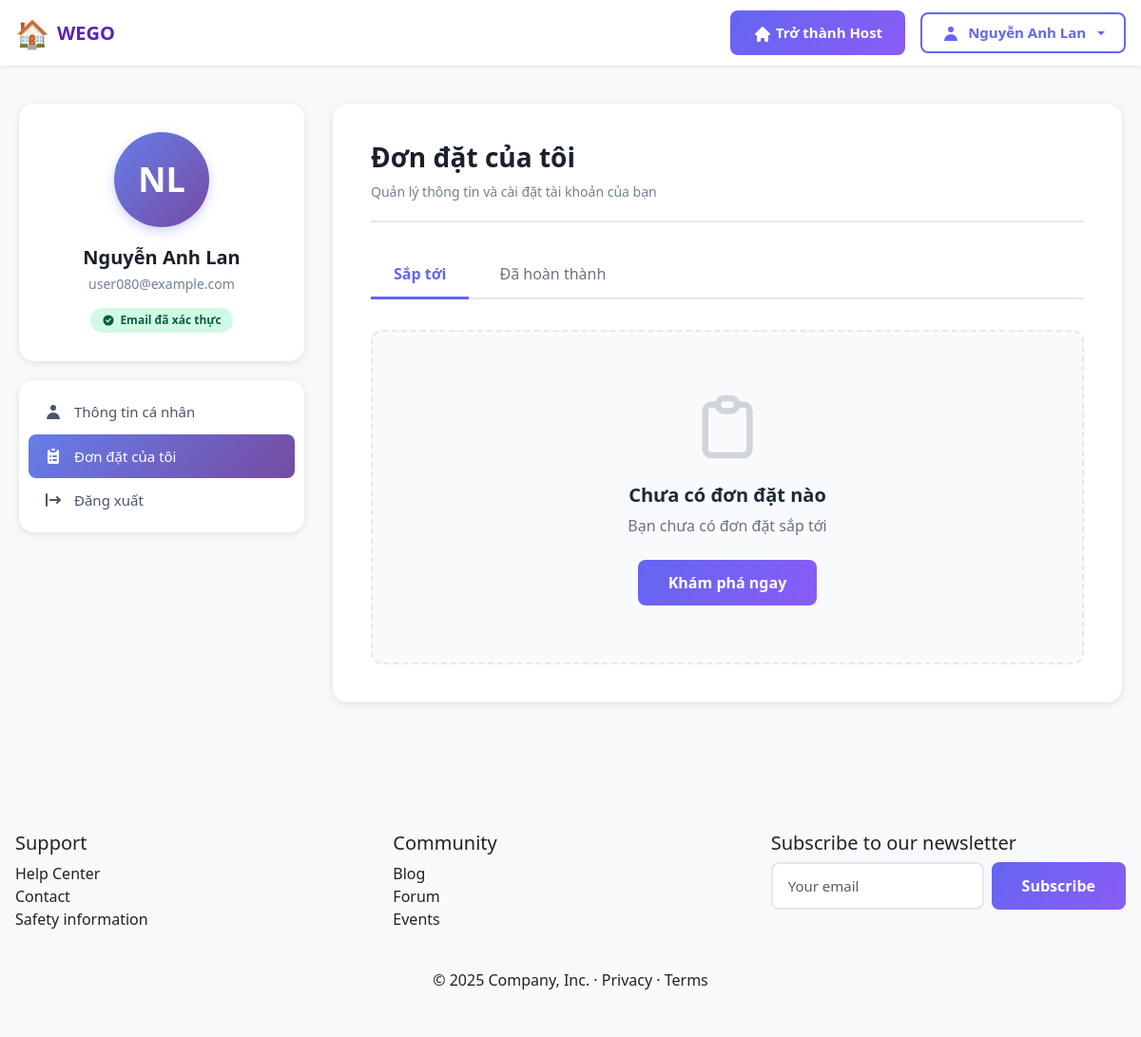
/view/user/traveller/my-bookings.php (signed in), run on the app's committed database.
### tables this page shows
CREATE TABLE `user_profile` (
  `user_id` BIGINT UNSIGNED NOT NULL,
  `job` VARCHAR(150) DEFAULT NULL,
  `hobbies` TEXT DEFAULT NULL,
  `location` VARCHAR(150) DEFAULT NULL,
  `gender` ENUM('male','female','other','unknown') NOT NULL DEFAULT 'unknown',
  `created_at` TIMESTAMP NOT NULL DEFAULT CURRENT_TIMESTAMP,
  `updated_at` TIMESTAMP NOT NULL DEFAULT CURRENT_TIMESTAMP ON UPDATE CURRENT_TIMESTAMP,
  PRIMARY KEY (`user_id`),
  CONSTRAINT `fk_profile_user` FOREIGN KEY (`user_id`) REFERENCES `user` (`user_id`) ON UPDATE CASCADE
);

CREATE TABLE `user` (
  `user_id` BIGINT UNSIGNED NOT NULL AUTO_INCREMENT,
  `email` VARCHAR(190) NOT NULL,
  `phone` VARCHAR(30) NOT NULL,
  `password_hash` VARCHAR(255) NOT NULL,
  `full_name` VARCHAR(150) DEFAULT NULL,
  `is_email_verified` TINYINT(1) NOT NULL DEFAULT 0,
  `verification_code_expires` DATETIME DEFAULT NULL,
  `status` ENUM('active','locked') NOT NULL DEFAULT 'active',
  `token_version` INT UNSIGNED NOT NULL DEFAULT 0,
  `verify_version` INT UNSIGNED NOT NULL DEFAULT 0,
  `reset_version` INT UNSIGNED NOT NULL DEFAULT 0,
  `created_at` TIMESTAMP NOT NULL DEFAULT CURRENT_TIMESTAMP,
  `updated_at` TIMESTAMP NOT NULL DEFAULT CURRENT_TIMESTAMP ON UPDATE CURRENT_TIMESTAMP,
  PRIMARY KEY (`user_id`),
  UNIQUE KEY `uq_user_email` (`email`),
  UNIQUE KEY `uq_user_phone` (`phone`),
  KEY `ix_user_status` (`status`)
);

### model/mUser.php (called while the page is built, shortened)
<?php
class mUser {
    public function mGetUserById($userId) {
        $p = new mConnect();
        $conn = $p->mMoKetNoi();
        if ($conn) {
            $sql = "SELECT u.*, up.job, up.hobbies, up.location, up.gender
                    FROM user u
                    LEFT JOIN user_profile up ON u.user_id = up.user_id
                    WHERE u.user_id = $userId
                    LIMIT 1";
            $result = $conn->query($sql);
            if ($result && $result->num_rows > 0) {
                $user = $result->fetch_assoc();
                return $user;
            }
        }
        return null;
    }
}
?>

### view/user/partials/profile-layout-start.php (the view, shortened to what this page needs)
<div class="profile-container">
  <div class="profile-wrapper">
    <aside class="profile-sidebar">
      <div class="profile-card">
        <div class="profile-avatar">
          <div class="avatar-placeholder">
            <?php
            $initials = '';
            $nameParts = explode(' ', $user['full_name']);
            if (count($nameParts) >= 2) {
              $initials = strtoupper(substr($nameParts[0], 0, 1) . substr($nameParts[count($nameParts) - 1], 0, 1));
            } else {
              $initials = strtoupper(substr($user['full_name'], 0, 2));
            }
            echo $initials;
            ?>
          </div>
        </div>
        <h3 class="profile-name"><?php echo htmlspecialchars($user['full_name']); ?></h3>
        <p class="profile-email"><?php echo htmlspecialchars($user['email']); ?></p>
        <?php if ($user['is_email_verified'] == 1): ?>
          <span class="badge badge-success">
            <svg width="14" height="14" fill="currentColor" viewBox="0 0 20 20">
              <path fill-rule="evenodd" d="M10 18a8 8 0 100-16 8 8 0 000 16zm3.707-9.293a1 1 0 00-1.414-1.414L9 10.586 7.707 9.293a1 1 0 00-1.414 1.414l2 2a1 1 0 001.414 0l4-4z" clip-rule="evenodd"/>
            </svg>
            Email đã xác thực
          </span>
        <?php endif; ?>
      </div>
      <nav class="profile-nav">
        <a href="<?php echo $rootPath ?? '../'; ?>view/user/profile.php"
           class="nav-item <?php echo ($currentPage ?? '') === 'profile' ? 'active' : ''; ?>">
          <svg width="20" height="20" fill="currentColor" viewBox="0 0 20 20">
            <path fill-rule="evenodd" d="M10 9a3 3 0 100-6 3 3 0 000 6zm-7 9a7 7 0 1114 0H3z" clip-rule="evenodd"/>
          </svg>
          Thông tin cá nhân
        </a>
        <a href="<?php echo $rootPath ?? '../'; ?>view/user/traveller/my-bookings.php"
           class="nav-item <?php echo ($currentPage ?? '') === 'bookings' ? 'active' : ''; ?>">
          Đơn đặt của tôi
        </a>
        <a href="<?php echo $rootPath ?? '../'; ?>view/user/logout.php" class="nav-item">
          <svg width="20" height="20" fill="currentColor" viewBox="0 0 20 20">
            <path fill-rule="evenodd" d="M3 3a1 1 0 00-1 1v12a1 1 0 102 0V4a1 1 0 00-1-1zm10.293 9.293a1 1 0 001.414 1.414l3-3a1 1 0 000-1.414l-3-3a1 1 0 10-1.414 1.414L14.586 9H7a1 1 0 100 2h7.586l-1.293 1.293z" clip-rule="evenodd"/>
          </svg>
          Đăng xuất
        </a>
      </nav>
    </aside>
    <main class="profile-main">

### view/css/style.css (style rules this page uses)
body { font-family: system-ui, -apple-system, "Segoe UI", Roboto, "Helvetica Neue", Arial, sans-serif; background: #f8f9fb; color: #222; margin: 0; padding: 0; }

### view/css/profile.css (style rules this page uses)
.profile-container { min-height: calc(100vh - 100px); background: #f8f9fa; padding: 40px 20px; }
.profile-wrapper { max-width: 1200px; margin: 0 auto; display: grid; grid-template-columns: 300px 1fr; gap: 30px; }
.profile-sidebar { display: flex; flex-direction: column; gap: 20px; }
.profile-card { background: white; border-radius: 16px; padding: 30px; text-align: center; box-shadow: 0 2px 8px rgba(0,0,0,0.1); }
.profile-avatar { margin-bottom: 20px; }
.avatar-placeholder { width: 100px; height: 100px; border-radius: 50%; background: linear-gradient(135deg, #667eea 0%, #764ba2 100%); color: white; display: flex; align-items: center; justify-content: center; font-size: 36px; font-weight: 700; margin: 0 auto; box-shadow: 0 4px 12px rgba(99, 102, 241, 0.3); }
.profile-name { font-size: 20px; font-weight: 700; color: #1a202c; margin: 0 0 5px 0; }
.profile-email { font-size: 14px; color: #718096; margin: 0 0 15px 0; }
.badge { display: inline-flex; align-items: center; gap: 5px; padding: 6px 12px; border-radius: 20px; font-size: 12px; font-weight: 600; }
.badge-success { background: #d1fae5; color: #065f46; }
.profile-nav { background: white; border-radius: 16px; padding: 10px; box-shadow: 0 2px 8px rgba(0,0,0,0.1); }
.nav-item { display: flex; align-items: center; gap: 12px; padding: 12px 16px; color: #4a5568; text-decoration: none; border-radius: 8px; transition: all 0.2s; font-size: 15px; font-weight: 500; }
.nav-item.active { background: linear-gradient(135deg, #667eea 0%, #764ba2 100%); color: white; }
.profile-main { background: white; border-radius: 16px; padding: 40px; box-shadow: 0 2px 8px rgba(0,0,0,0.1); }

### data on the page
user_profile: user_id.full_name "NL", user_id.full_name "Nguyễn Anh Lan", user_id.email "user080@example.com"

### other printed values
$userName "Nguyễn Anh Lan"
